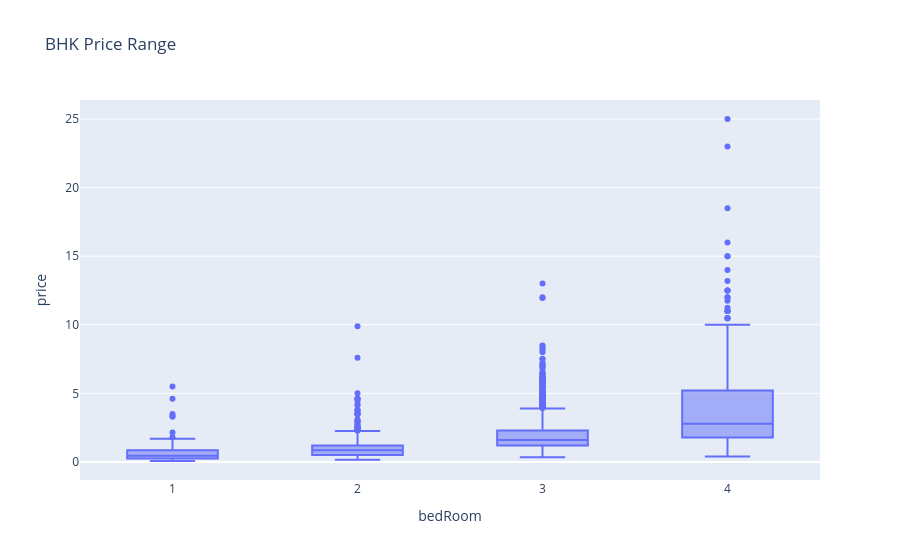

Write notebook code for a chart like this one.
### Code cell
# Side by side Box plot Sector Wise which give price rage for every bedroom no 

temp_df= df[df['bedRoom'] <=4]
# Create side-by- side boxplot of the total bill amounts by Day

fig= px.box(temp_df, x='bedRoom', y='price', title='BHK Price Range')
fig.show()

### Figure 1 — Plotly figure (JSON) as saved in the notebook; plotly's stock layout.template omitted (floating-point values rounded to 4 significant figures; data arrays with more than 128 entries replaced by an {"elided": "..."} marker saying what was removed)
{"data": [{"alignmentgroup": "True", "hovertemplate": "bedRoom=%{x}<br>price=%{y}<extra></extra>", "legendgroup": "", "marker": {"color": "#636efa"}, "name": "", "notched": false, "offsetgroup": "", "orientation": "v", "showlegend": false, "type": "box", "x": {"elided": "3255 int values"}, "x0": " ", "xaxis": "x", "y": {"elided": "3255 float values"}, "y0": " ", "yaxis": "y"}], "layout": {"boxmode": "group", "legend": {"tracegroupgap": 0}, "title": {"text": "BHK Price Range"}, "xaxis": {"anchor": "y", "domain": [0, 1], "title": {"text": "bedRoom"}}, "yaxis": {"anchor": "x", "domain": [0, 1], "title": {"text": "price"}}}}
